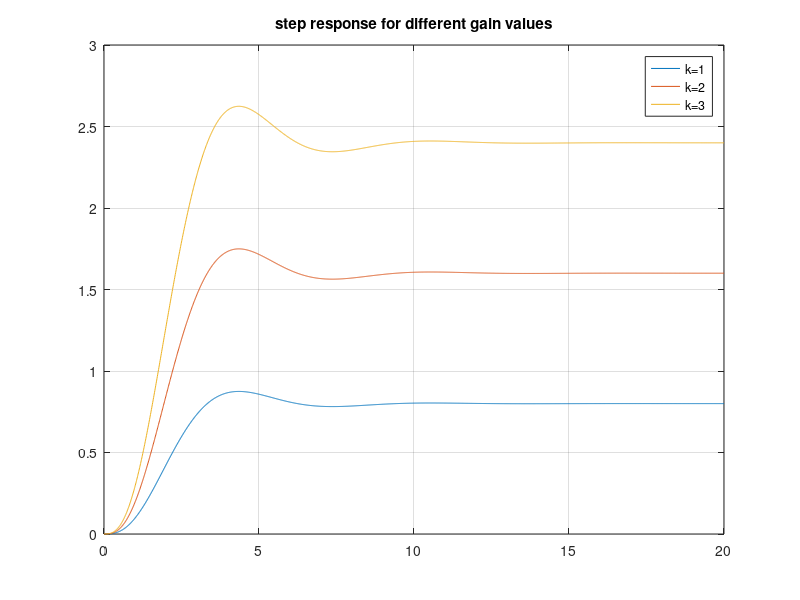

Reproduce this figure in MATLAB.
%%effect of loop gain of a negative feedback system on stability
clc;
clear all;
z=[]
p=[-0.5+i -0.5-i -1];
k1=1;
k2=2;
k3=3;
G1=zpk(z,p,k1)
G2=zpk(z,p,k2)
G3=zpk(z,p,k3)
t=[0:0.01:20];
[Y1,t]=step(G1,t)
[Y2,t]=step(G2,t)
[Y3,t]=step(G3,t)
figure(1)
plot(t,Y1,t,Y2,t,Y3)
legend('k=1', 'k=2', 'k=3')
title('step response for different gain values')
grid
